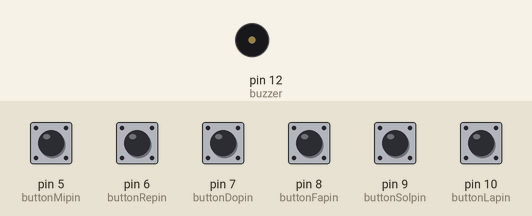
Simulated run of this sketch. Board: Arduino Uno, built with avr-gcc and run on an emulated ATmega328P. Shown: buzzer (waves = sounding). The test bench sets the inputs (shaded band); at power-on: pin 5 (buttonMipin), pin 6 (buttonRepin), pin 7 (buttonDopin), pin 8 (buttonFapin), pin 9 (buttonSolpin), pin 10 (buttonLapin) HIGH.

Above: at 1.2 s.
1.3 s: pin 5 (buttonMipin) pulled LOW for 0.15 s
At 1.52 s:
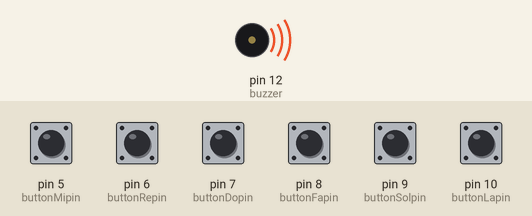
Timing chart, 0 to 4.3 s (numbered marks = the images above; inputs shaded):
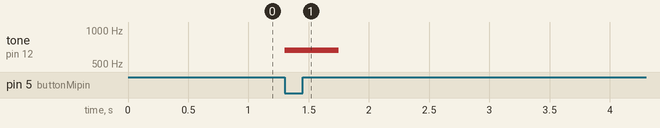

The sketch:

Piano.ino
```cpp
#include "pitches.h"

// notes in the melody:
int melody[] = {
  NOTE_C5, NOTE_D5, NOTE_E5, NOTE_F5, NOTE_G5, NOTE_A5, NOTE_B5, NOTE_C6};
int duration = 300;  // 500 miliseconds
 int buzzer = 12;

 int buttonDopin = 7;
 int buttonRepin = 6;
 int buttonMipin = 5;
 int buttonFapin = 8;
 int buttonSolpin = 9;
 int buttonLapin = 10;


void setup() {

  pinMode(buttonDopin, INPUT_PULLUP);
  pinMode(buttonRepin, INPUT_PULLUP);
  pinMode(buttonMipin, INPUT_PULLUP);
  pinMode(buttonFapin, INPUT_PULLUP);
  pinMode(buttonSolpin, INPUT_PULLUP);
  pinMode(buttonLapin, INPUT_PULLUP);

}

void loop() {

  if (digitalRead(buttonDopin) == LOW)
  {
    tone(buzzer, NOTE_C5, duration);
  }
  if (digitalRead(buttonRepin) == LOW)
  {
    tone(buzzer, NOTE_D5, duration);
  }

  if (digitalRead(buttonMipin) == LOW)
  {
    tone(buzzer, NOTE_E5, duration);
  }
   if (digitalRead(buttonFapin) == LOW)
  {
    tone(buzzer, NOTE_F5, duration);
  }

  if (digitalRead(buttonSolpin) == LOW)
  {
    tone(buzzer, NOTE_G5, duration);
  }
   if (digitalRead(buttonLapin) == LOW)
  {
    tone(buzzer, NOTE_A5, duration);
  }
  //for (int thisNote = 0; thisNote < 8; thisNote++) {
    // pin8 output the voice, every scale is 0.5 sencond
   // tone(8, melody[thisNote], duration);

    // Output the voice after several minutes
   // delay(1000);
 // }

  // restart after two seconds
 // delay(2000);
}
```

Measured:
- after the input at 1.3 s, tone on pin 12 (buzzer): silent → 659 Hz at once, → silent 0.45 s later
